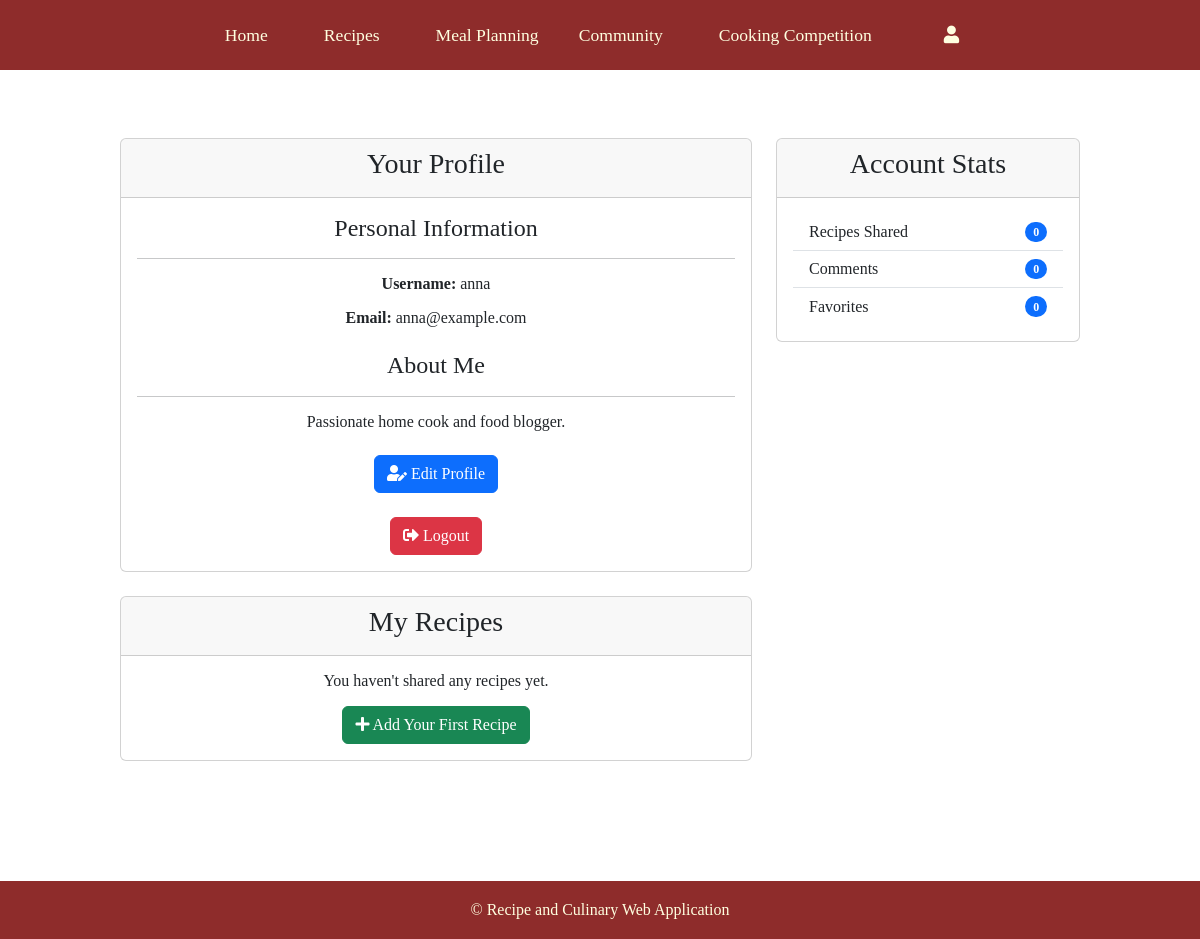
Page /users/profile.php (signed in) on the committed database.
### tables this page shows
CREATE TABLE `users` (
  `user_id` int(11) NOT NULL,
  `username` varchar(50) NOT NULL,
  `email` varchar(100) NOT NULL,
  `password` varchar(255) NOT NULL,
  `role` varchar(255) NOT NULL DEFAULT 'user',
  `profile_image` varchar(255) DEFAULT NULL,
  `bio` text DEFAULT NULL,
  `created_at` timestamp NOT NULL DEFAULT current_timestamp()
);

### users/User.php (called while the page is built, shortened)
<?php
require_once dirname(__DIR__) . '/database.php';
class User {
    private $conn;
    private $table = 'users';
    public $user_id;
    public function __construct() {
        global $conn;
        $this->conn = $conn;
    }
    public function read_single() {
        $query = 'SELECT * FROM ' . $this->table . ' WHERE user_id = ? LIMIT 1';
        $stmt = $this->conn->prepare($query);
        $stmt->bind_param('i', $this->user_id);
        $stmt->execute();
        $result = $stmt->get_result();
        $row = $result->fetch_assoc();
        if ($row) {
            $this->username = $row['username'];
            $this->email = $row['email'];
            $this->bio = $row['bio'];
            return true;
        }
        return false;
    }
}
?>

### users/profile.php (the view, shortened to what this page needs)
<?php
require_once '../database.php';
require_once 'User.php';
$user = new User();
$user->user_id = $_SESSION['user_id'];
$user->read_single();
?>
<!DOCTYPE html>
<html lang="en">
<head>
    <link rel="stylesheet" href="https://cdn.jsdelivr.net/npm/bootstrap@5.3.0/dist/css/bootstrap.min.css">
    <link rel="stylesheet" href="https://cdnjs.cloudflare.com/ajax/libs/font-awesome/5.15.4/css/all.min.css">
    <link rel="stylesheet" href="../styles.css">
    <link rel="stylesheet" href="styles.css"/>
</head>
<body>
    <?php include_once '../header.php'; ?>
    <div class="container my-5 pb-5">
        <div class="row">
            <div class="col-md-8 mb-4">
                <div class="card">
                    <div class="card-header">
                        <h3>Your Profile</h3>
                    </div>
                    <div class="card-body">
                        <div class="row">
                            <div class="col-md-12">
                                <h4>Personal Information</h4>
                                <hr>
                                <p><strong>Username:</strong> <?= htmlspecialchars($user->username) ?></p>
                                <p><strong>Email:</strong> <?= htmlspecialchars($user->email) ?></p>
                                <?php if($user->bio): ?>
                                    <h4 class="mt-4">About Me</h4>
                                    <hr>
                                    <p><?= nl2br(htmlspecialchars($user->bio)) ?></p>
                                <?php endif; ?>
                                <div class="mt-4">
                                    <a href="edit_profile.php" class="btn btn-primary">
                                        <i class="fas fa-user-edit"></i> Edit Profile
                                    </a>
                                </div>
                                <div class="mt-4">
                                    <a href="logout.php" class="btn btn-danger">
                                        <i class="fas fa-sign-out-alt"></i> Logout
                                    </a>
                                </div>
                            </div>
                        </div>
                    </div>
                </div>
                <div class="card mt-4">
                    <div class="card-header">
                        <h3>My Recipes</h3>
                    </div>
                    <div class="card-body">
                        <p>You haven't shared any recipes yet.</p>
                        <a href="../recipes/add_recipe.php" class="btn btn-success">
                            <i class="fas fa-plus"></i> Add Your First Recipe
                        </a>
                    </div>
                </div>
            </div>
            <div class="col-md-4">
                <div class="card">
                    <div class="card-header">
                        <h3>Account Stats</h3>
                    </div>
                    <div class="card-body">
                        <ul class="list-group list-group-flush">
                            <li class="list-group-item d-flex justify-content-between align-items-center">
                                Recipes Shared
                                <span class="badge bg-primary rounded-pill">0</span>
                            </li>
                            <li class="list-group-item d-flex justify-content-between align-items-center">
                                Comments
                                <span class="badge bg-primary rounded-pill">0</span>
                            </li>
                            <li class="list-group-item d-flex justify-content-between align-items-center">
                                Favorites
                                <span class="badge bg-primary rounded-pill">0</span>
                            </li>
                        </ul>
                    </div>
                </div>
            </div>
        </div>
    </div>
    <?php include_once '../footer.php'; ?>
</body>
</html>

### styles.css (style rules this page uses)
html, body { height: 100%; margin: 0; padding: 0; font-family: 'Times New Roman', Times, serif; background-position: center; background-repeat: no-repeat; }
.container { width: 100%; margin: 0 auto; padding: 20px; text-align: center; max-width: 1000px; color:black; }
.container { max-width: 1000px; margin: 0 auto; padding: 20px; text-align: center; }

### users/styles.css (style rules this page uses)
body { line-height: unset !important; }

### rows in the picture
users: username "anna", email "anna@example.com", bio "Passionate home cook and food blogger."
